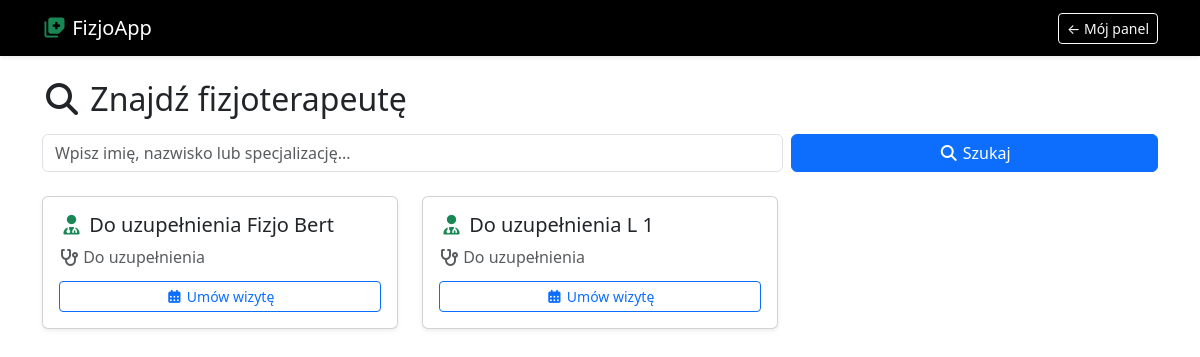
Page /lekarze/ (signed in) on the committed database.
### fizjoapp/models.py (models this page shows, shortened)
class Fizjoterapeuta(models.Model):
    user = models.OneToOneField(User, on_delete=models.CASCADE, null=True, blank=True)
    imie = models.CharField(max_length=50, verbose_name="Imię")
    nazwisko = models.CharField(max_length=100, verbose_name="Nazwisko")
    specka = models.CharField(max_length=150, verbose_name="Specjalizacja")
    tytul = models.CharField(max_length=20, verbose_name="Tytuł Naukowy")

### fizjoapp/views.py (the view)
# urls.py: path('lekarze/', views.wyszukiwarka_lekarzy, name='wyszukiwarka_lekarzy'),
@login_required
def wyszukiwarka_lekarzy(request):
    fraza = request.GET.get('szukaj', '')
    if fraza:
        lekarze = Fizjoterapeuta.objects.filter(
            Q(imie__icontains=fraza) |
            Q(nazwisko__icontains=fraza) |
            Q(specka__icontains=fraza) |
            Q(user__username__icontains=fraza)
        ).select_related('user')
    else:
        lekarze = Fizjoterapeuta.objects.select_related('user').all()
    return render(request, 'lista_lekarzy.html', {'lekarze': lekarze, 'fraza': fraza})

### fizjoapp/templates/lista_lekarzy.html (shortened to what this page needs)
{% load static %}
<!doctype html>
<html lang="pl">
<head>
  <link rel="stylesheet" href="{% static 'css/bootstrap.min.css' %}"/>
  <link rel="stylesheet" href="{% static 'css/all.min.css' %}"/>
</head>
<body>
  <nav class="navbar navbar-dark bg-black shadow-sm mb-4">
    <div class="container">
      <span class="navbar-brand"><i class="fas fa-notes-medical text-success"></i> FizjoApp</span>
      <a href="{% url 'dashboard_pacjent' %}" class="btn btn-outline-light btn-sm">← Mój panel</a>
    </div>
  </nav>
  <div class="container">
    <h2 class="mb-3"><i class="fas fa-search"></i> Znajdź fizjoterapeutę</h2>
    <form method="GET" action="{% url 'wyszukiwarka_lekarzy' %}" class="row g-2 mb-4">
      <div class="col-md-8">
        <input type="text" name="szukaj" value="{{ fraza }}" class="form-control"
               placeholder="Wpisz imię, nazwisko lub specjalizację..."/>
      </div>
      <div class="col-md-4">
        <button type="submit" class="btn btn-primary w-100">
          <i class="fas fa-search"></i> Szukaj
        </button>
      </div>
    </form>
    <div class="row">
      {% for fizjo in lekarze %}
      <div class="col-md-4 mb-3">
        <div class="card shadow-sm h-100">
          <div class="card-body">
            <h5 class="card-title">
              <i class="fas fa-user-md" style="color:#198754"></i>
              {{ fizjo.tytul }} {{ fizjo.imie }} {{ fizjo.nazwisko }}
            </h5>
            <p class="text-muted mb-1"><i class="fas fa-stethoscope"></i> {{ fizjo.specka }}</p>
            <a href="{% url 'profil_lekarza' fizjo.user.id %}" class="btn btn-outline-primary btn-sm mt-2 w-100">
              <i class="fas fa-calendar-alt"></i> Umów wizytę
            </a>
          </div>
        </div>
      </div>
      {% empty %}
      <div class="col-12">
        <div class="alert alert-warning">
          <i class="fas fa-exclamation-triangle"></i> Nie znaleziono żadnego fizjoterapeuty.
        </div>
      </div>
      {% endfor %}
    </div>
  </div>
</body>
</html>

### rows in the picture
Fizjoterapeuta: tytul "Do uzupełnienia", imie "Fizjo", nazwisko "Bert", specka "Do uzupełnienia"
Fizjoterapeuta: tytul "Do uzupełnienia", imie "L", nazwisko "1", specka "Do uzupełnienia"
